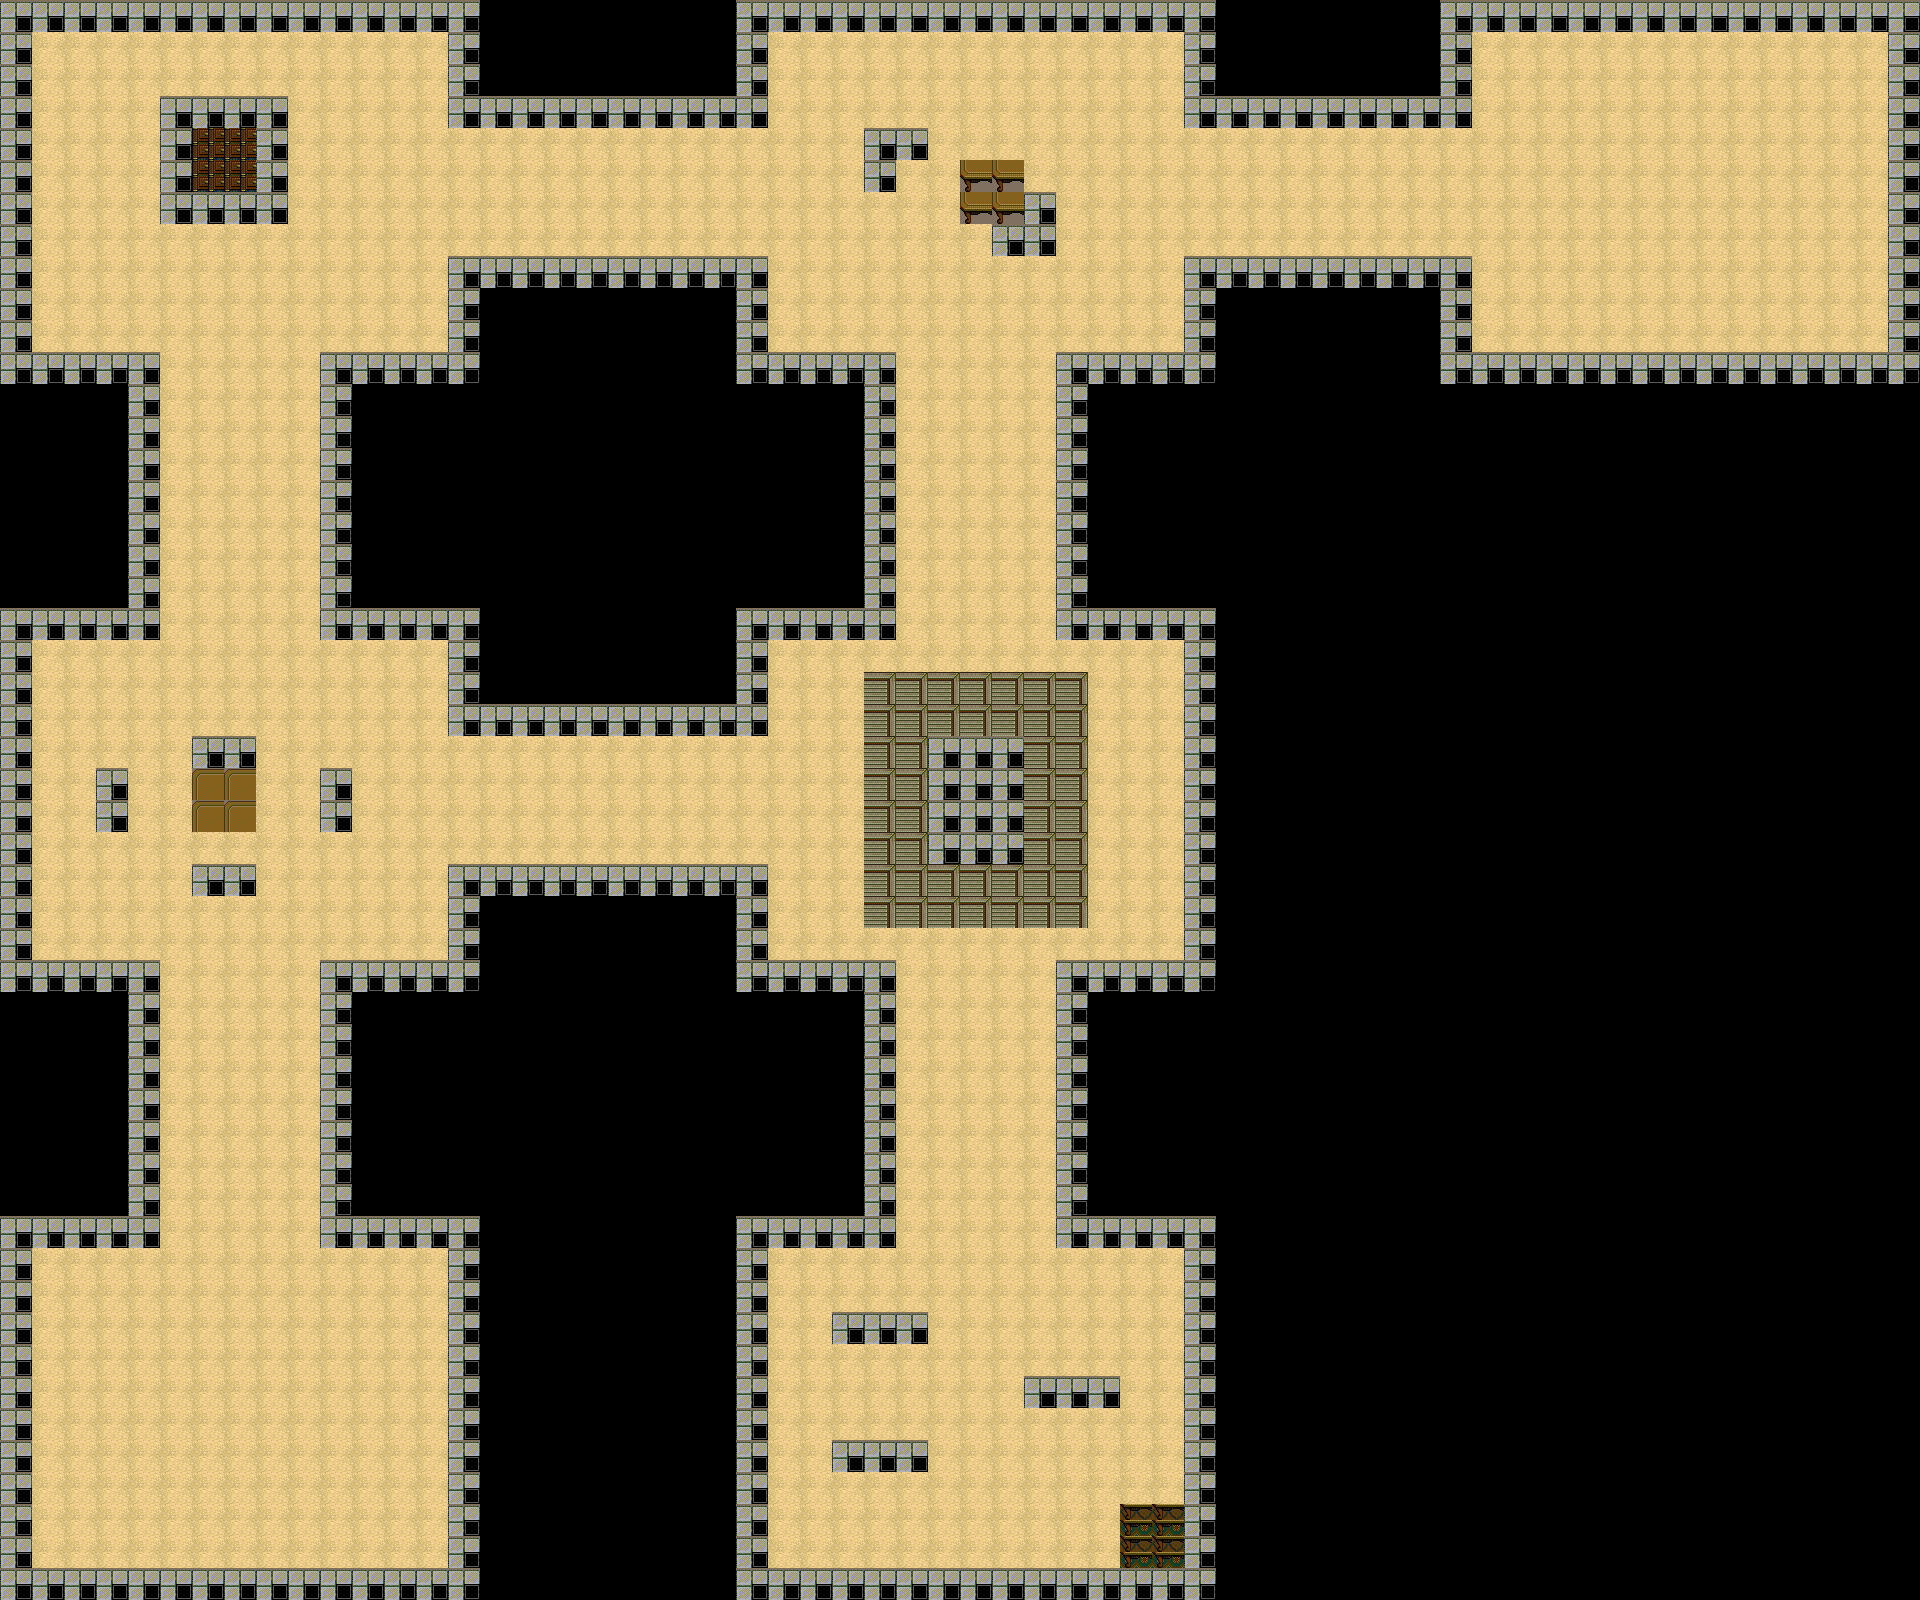

Below is a game level as drawn by its tile map, then a one-line description and the .tmx that defines it (tile-layer data replaced by summaries):
An orthogonal 60x50 tile map with 32x32 px tiles, 2 tile layers (ground, collidable) and 36 objects (player, m1, m5, m4, m2, ...).

<map version="1.2" tiledversion="1.3.4" orientation="orthogonal" renderorder="right-down" width="60" height="50" tilewidth="32" tileheight="32" infinite="0" nextlayerid="7" nextobjectid="46">
 <tileset firstgid="1" source="map.tsx" />
 <layer id="1" name="ground" width="60" height="50">
  <data>[3000 cells, 1594 non-empty, 2 distinct tile ids]</data>
 </layer>
 <layer id="3" name="collidable" width="60" height="50">
  <data>[3000 cells, 495 non-empty, 6 distinct tile ids]</data>
 </layer>
 <objectgroup id="4" name="obj">
  <object id="1" name="player" x="239.107" y="1445.47">
   <point />
  </object>
  <object id="2" name="m1" x="113.339" y="775.235">
   <point />
  </object>
  <object id="3" name="m5" x="385.351" y="761.635">
   <point />
  </object>
  <object id="4" name="m4" x="355.883" y="911.242">
   <point />
  </object>
  <object id="5" name="m2" x="242.545" y="702.698">
   <point />
  </object>
  <object id="6" name="m3" x="124.672" y="922.576">
   <point />
  </object>
  <object id="7" name="m6" x="897.641" y="102.005">
   <point />
  </object>
  <object id="8" name="m7" x="1031.38" y="115.605">
   <point />
  </object>
  <object id="9" name="m8" x="958.844" y="181.342">
   <point />
  </object>
  <object id="10" name="m9" x="888.574" y="269.746">
   <point />
  </object>
  <object id="11" name="m10" x="1060.85" y="256.145">
   <point />
  </object>
  <object id="12" name="m11" x="974.711" y="1314.73">
   <point />
  </object>
  <object id="13" name="m12" x="881.774" y="1357.8">
   <point />
  </object>
  <object id="14" name="m14" x="859.106" y="1471.13">
   <point />
  </object>
  <object id="15" name="m15" x="1065.38" y="1362.33">
   <point />
  </object>
  <object id="16" name="m13" x="1092.58" y="1480.2">
   <point />
  </object>
  <object id="17" name="transfer" x="1677.41" y="190.409">
   <point />
  </object>
  <object id="18" name="box0" x="222" y="822">
   <properties>
    <property name="box" value="true" />
   </properties>
   <point />
  </object>
  <object id="19" name="sculpture" x="903" y="798">
   <point />
  </object>
  <object id="21" name="box3" x="226.667" y="170.667">
   <point />
  </object>
  <object id="23" name="box1" x="1006.67" y="206.667">
   <point />
  </object>
  <object id="24" name="box2" x="1165.33" y="1554.67">
   <point />
  </object>
  <object id="28" name="w1" x="176.083" y="222.25">
   <point />
  </object>
  <object id="29" name="w2" x="207.75" y="219.5">
   <point />
  </object>
  <object id="30" name="w3" x="240.083" y="221.167">
   <point />
  </object>
  <object id="32" name="w4" x="271.75" y="222.75">
   <point />
  </object>
  <object id="34" name="w5" x="271.75" y="196.417">
   <point />
  </object>
  <object id="35" name="w6" x="271.5" y="165.917">
   <point />
  </object>
  <object id="36" name="w7" x="271.5" y="140.5">
   <point />
  </object>
  <object id="37" name="w8" x="239.583" y="138.167">
   <point />
  </object>
  <object id="38" name="w9" x="207.75" y="140.25">
   <point />
  </object>
  <object id="39" name="w10" x="175.75" y="139.583">
   <point />
  </object>
  <object id="42" name="w11" x="176.583" y="165.917">
   <point />
  </object>
  <object id="43" name="w12" x="176.75" y="197.25">
   <point />
  </object>
  <object id="44" name="theS" x="972" y="792">
   <point />
  </object>
  <object id="45" x="-200" y="936">
   <point />
  </object>
 </objectgroup>
</map>
